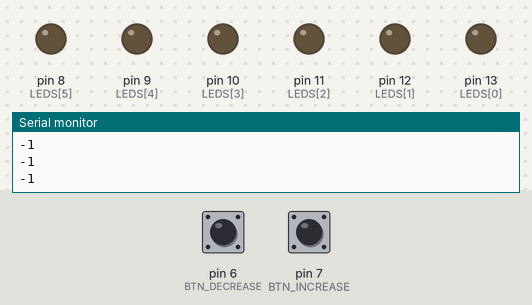
Bench run of a sketch on a simulated Arduino Uno, built with avr-gcc and run on an emulated ATmega328P. Shown: output pins drawn as LEDs (lit = HIGH), the last lines printed to the serial monitor. Inputs (shaded band) come from the test bench; at power-on: pin 7 (BTN_INCREASE) HIGH, pin 6 (BTN_DECREASE) HIGH.

Above: at 1.2 s.
1.3 s: pin 7 (BTN_INCREASE) pulled LOW for 0.15 s
At 1.8 s:
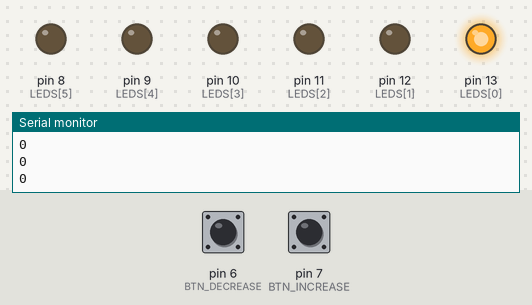
2.9 s: pin 7 (BTN_INCREASE) pulled LOW for 1 s
At 4.0 s:
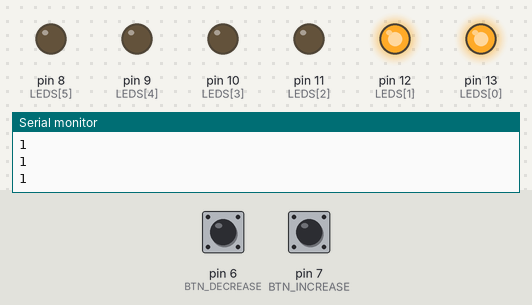
5.4 s: pin 6 (BTN_DECREASE) pulled LOW for 0.15 s
At 5.9 s:
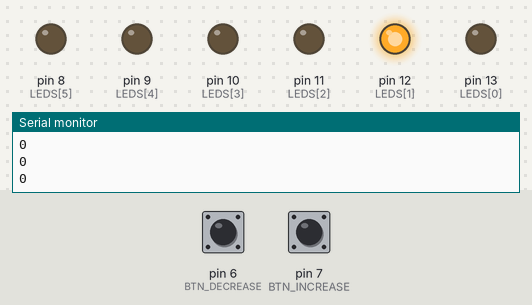
7.0 s: pin 7 (BTN_INCREASE) pulsed LOW 5 times (0.12 s each, 0.3 s apart)
At 9.1 s:
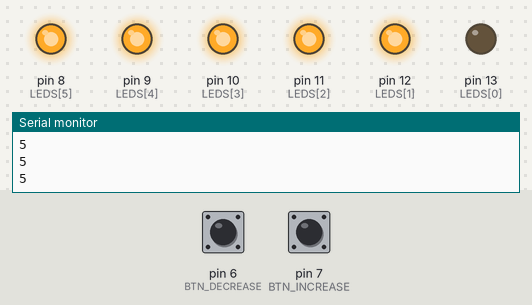
10.0 s: pin 6 (BTN_DECREASE) pulled LOW for 1 s
At 10.5 s:
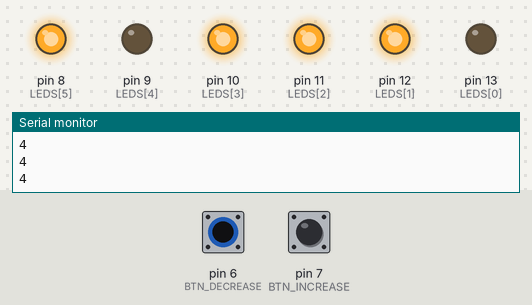
12.5 s: pin 6 (BTN_DECREASE) pulled LOW for 0.15 s
At 13.7 s:
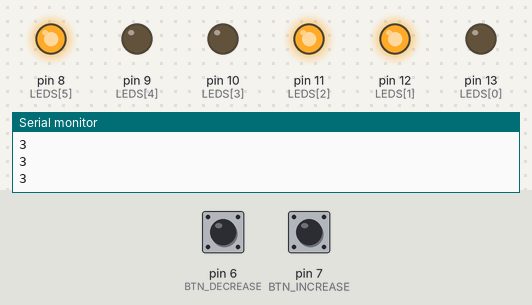
Timing chart, 0 to 15.1 s (numbered marks = the images above; inputs shaded):
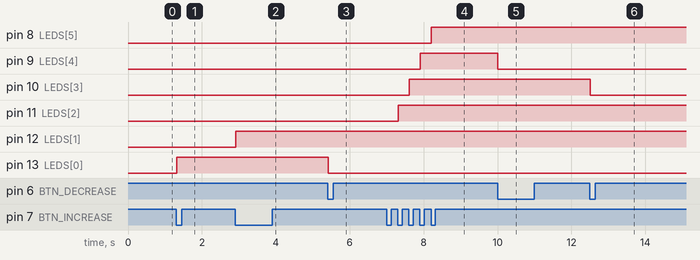

Measured:
- after the input at 1.3 s, pin 13 (LEDS[0]): LOW → HIGH at once
- after the input at 2.9 s, pin 12 (LEDS[1]): LOW → HIGH at once
- after the input at 5.4 s, pin 13 (LEDS[0]): HIGH → LOW at once
- after the input at 7.0 s, pin 8 (LEDS[5]): LOW → HIGH after 1.2 s; pin 9 (LEDS[4]): LOW → HIGH after 0.91 s; pin 10 (LEDS[3]): LOW → HIGH after 0.61 s; pin 11 (LEDS[2]): LOW → HIGH after 0.31 s
- after the input at 10.0 s, pin 9 (LEDS[4]): HIGH → LOW at once
- after the input at 12.5 s, pin 10 (LEDS[3]): HIGH → LOW at once

The sketch:

contador_leds_botones.ino
```cpp
//https://www.tinkercad.com/things/lSB7dVbj3c0-contador-leds?sharecode=DM-B0UgpzgsUtcaT6zPlp9ht9_rqVeglymQXcp9X3nA

const int LEDS[] = {13,12,11,10,9,8};
const int MAXLEDS = sizeof(LEDS) / sizeof(LEDS[0]);
const int BTN_INCREASE = 7;
const int BTN_DECREASE = 6;

void setup() {
  // put your setup code here, to run once:
  Serial.begin(3600);
  for(int i = 0; i < MAXLEDS; i++){
    pinMode(LEDS[i], OUTPUT);
  }
  pinMode(BTN_INCREASE, INPUT_PULLUP);
  pinMode(BTN_DECREASE, INPUT_PULLUP);
}

int LEDS_OFF_COUTN = -1;;
int LAST_INCREASE_VALUE = HIGH;
int LAST_DECREASE_VALUE = HIGH;

void loop() {
  int BTN_INCREASE_VALUE = digitalRead(BTN_INCREASE);
  int BTN_DECREASE_VALUE = digitalRead(BTN_DECREASE);

  Serial.println(LEDS_OFF_COUTN);

  if(BTN_INCREASE_VALUE == LOW && LAST_INCREASE_VALUE == HIGH){
    if(LEDS_OFF_COUTN <= MAXLEDS){
      LEDS_OFF_COUTN++;
      digitalWrite(LEDS[LEDS_OFF_COUTN], HIGH);
    }
  }

  if(BTN_DECREASE_VALUE == LOW && LAST_DECREASE_VALUE == HIGH){
    if(LEDS_OFF_COUTN >= 0){
      LEDS_OFF_COUTN--;
      digitalWrite(LEDS[LEDS_OFF_COUTN], LOW);
    }
  }

  LAST_INCREASE_VALUE = BTN_INCREASE_VALUE;
  LAST_DECREASE_VALUE = BTN_DECREASE_VALUE;
}
```
